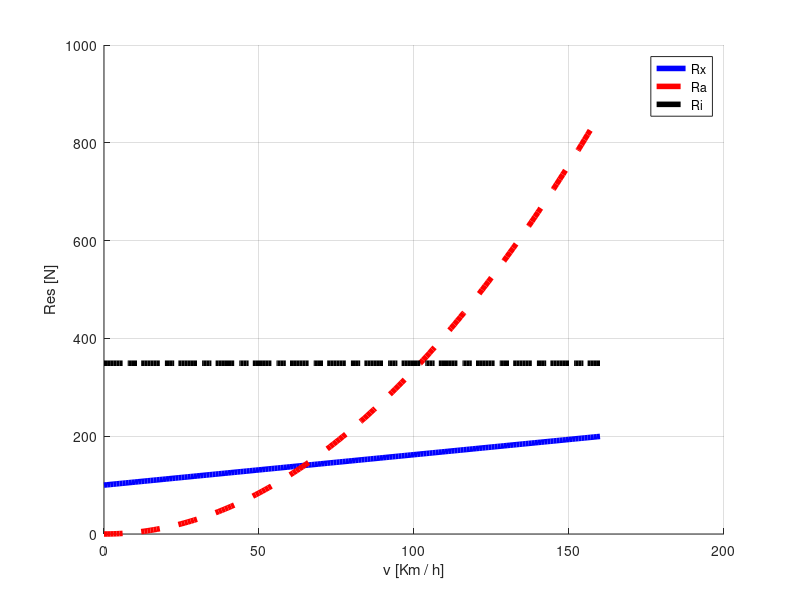
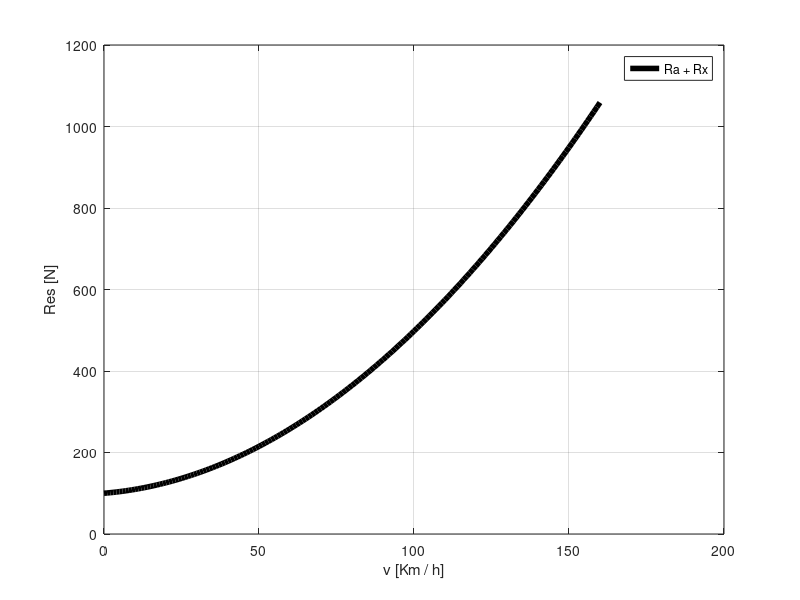

The MATLAB script that drew these images, in order:
close all; clc; clear

%% Características do veículo
M = 1020;           % [kg]]
g = 9.81;           % [m / s²]
W = M * g;          % [N]

Af = 2.04;          % [m²] Área Frontal
rho = 1.2923;       % [kg / m³] Densidade do Ar
Cd = 0.33;          % [] Coeficiente de arrasto aerodinamico

%% Condições de operação
theta = deg2rad(2); % [rad] Inclinação da Via = 2º
Vkmh = 0:160;       % [km / h] (passo = 1 quando oculto)
Vms = Vkmh / 3.6;   % [m / s]

%% Eq. Resistencia ao movimento

% Coef. de Resistencia ao Rolamento:
fr = 0.01 * (1 + (2.24 / 100) * Vms);
% Resistencia ao rolamento:
Rx = fr * W * cos(theta);       % [N]

% Resistencia aerodinamica:
Ra = (1/2) * rho * Af * Cd * Vms.^2; % [N]

% Resistencia devido ao aclive:
Ri = W * sin(theta) * ones(size(Vms)); % [N]

%% Plot
figure()

hold on;
plot(Vkmh, Rx, 'b', 'LineWidth', 4);
plot(Vkmh, Ra, 'r', 'LineWidth', 4, 'LineStyle','--');
plot(Vkmh, Ri, 'k', 'LineWidth', 4, 'LineStyle','-.');

grid on;
xlabel("v [Km / h]");
ylabel("Res [N]");

legend('Rx', 'Ra', 'Ri', Location='best');
%

figure()
plot(Vkmh, Ra + Rx, 'k', 'LineWidth', 4);

grid on;
xlabel("v [Km / h]");
ylabel("Res [N]");

legend('Ra + Rx', Location='best');